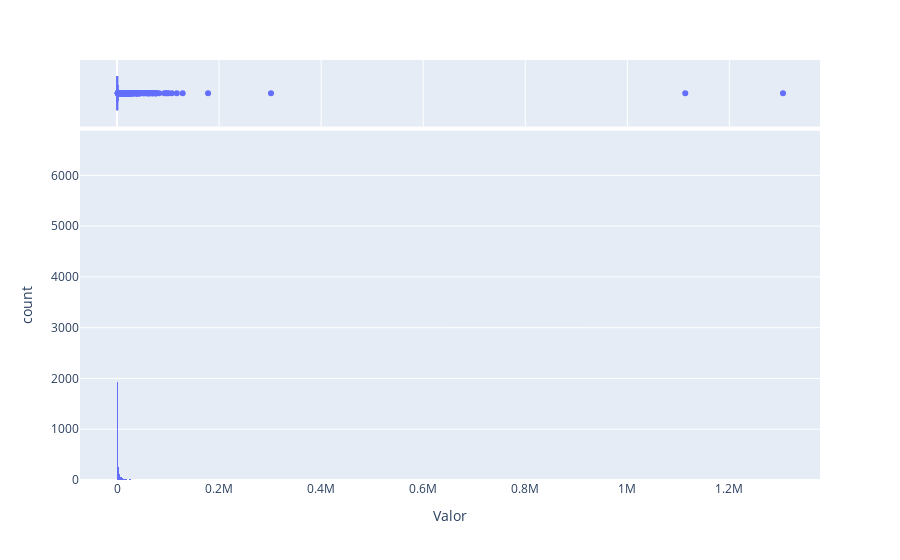

Notebook source saved alongside this figure:
### Markdown cell above
# Tratando outlier

### Code cell
fig = px.histogram(df_am, x='Valor', marginal='box')
fig

### Figure 1 — Plotly figure (JSON) as saved in the notebook; plotly's stock layout.template omitted (floating-point values rounded to 4 significant figures; data arrays with more than 128 entries replaced by an {"elided": "..."} marker saying what was removed)
{"data": [{"alignmentgroup": "True", "bingroup": "x", "hovertemplate": "Valor=%{x}<br>count=%{y}<extra></extra>", "legendgroup": "", "marker": {"color": "#636efa", "pattern": {"shape": ""}}, "name": "", "offsetgroup": "", "orientation": "v", "showlegend": false, "type": "histogram", "x": {"elided": "10075 float values"}, "xaxis": "x", "yaxis": "y"}, {"alignmentgroup": "True", "hovertemplate": "Valor=%{x}<extra></extra>", "legendgroup": "", "marker": {"color": "#636efa"}, "name": "", "notched": true, "offsetgroup": "", "showlegend": false, "type": "box", "x": {"elided": "10075 float values"}, "xaxis": "x2", "yaxis": "y2"}], "layout": {"barmode": "relative", "legend": {"tracegroupgap": 0}, "margin": {"t": 60}, "xaxis": {"anchor": "y", "domain": [0, 1], "title": {"text": "Valor"}}, "xaxis2": {"anchor": "y2", "domain": [0, 1], "matches": "x", "showgrid": true, "showticklabels": false}, "yaxis": {"anchor": "x", "domain": [0, 0.8316], "title": {"text": "count"}}, "yaxis2": {"anchor": "x2", "domain": [0.8416, 1], "matches": "y2", "showgrid": false, "showline": false, "showticklabels": false, "ticks": ""}}}
